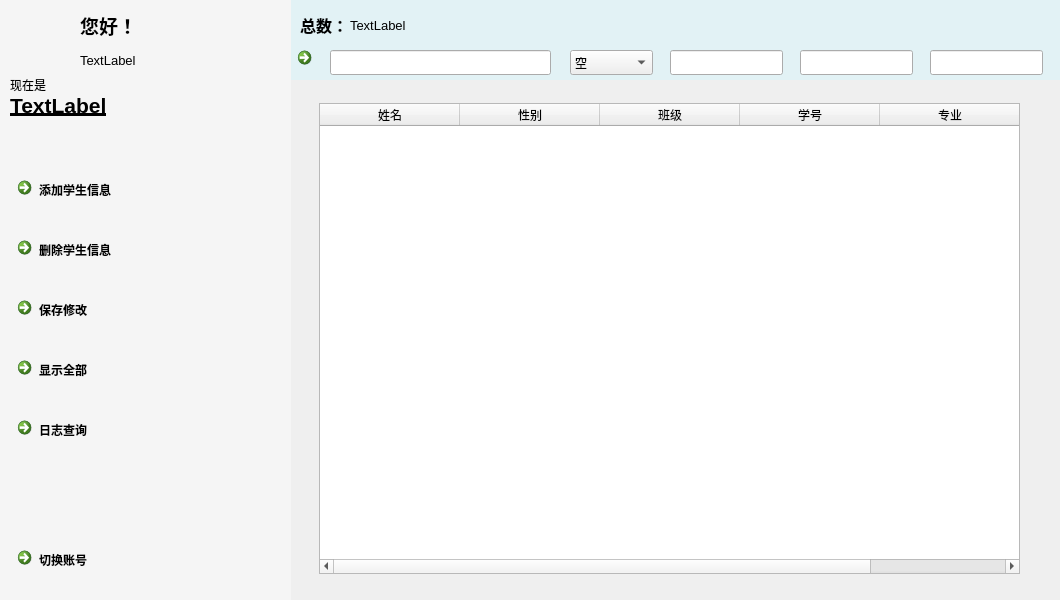
<?xml version="1.0" encoding="UTF-8"?>
<ui version="4.0">
 <class>mainmenu</class>
 <widget class="QWidget" name="mainmenu">
  <property name="geometry">
   <rect>
    <x>0</x>
    <y>0</y>
    <width>1060</width>
    <height>600</height>
   </rect>
  </property>
  <property name="minimumSize">
   <size>
    <width>1060</width>
    <height>600</height>
   </size>
  </property>
  <property name="maximumSize">
   <size>
    <width>1060</width>
    <height>600</height>
   </size>
  </property>
  <property name="windowTitle">
   <string>新艾利都教育局学生证管理系统</string>
  </property>
  <property name="windowIcon">
   <iconset resource="pic.qrc">
    <normaloff>:/app_icon.ico</normaloff>:/app_icon.ico</iconset>
  </property>
  <property name="styleSheet">
   <string notr="true"/>
  </property>
  <widget class="QCommandLinkButton" name="bt_add">
   <property name="geometry">
    <rect>
     <x>10</x>
     <y>170</y>
     <width>231</width>
     <height>51</height>
    </rect>
   </property>
   <property name="styleSheet">
    <string notr="true"/>
   </property>
   <property name="text">
    <string>添加学生信息</string>
   </property>
   <property name="icon">
    <iconset theme="QIcon::ThemeIcon::FolderNew"/>
   </property>
  </widget>
  <widget class="QCommandLinkButton" name="bt_del">
   <property name="geometry">
    <rect>
     <x>10</x>
     <y>230</y>
     <width>231</width>
     <height>51</height>
    </rect>
   </property>
   <property name="styleSheet">
    <string notr="true"/>
   </property>
   <property name="text">
    <string>删除学生信息</string>
   </property>
   <property name="icon">
    <iconset theme="QIcon::ThemeIcon::EditDelete"/>
   </property>
  </widget>
  <widget class="QLineEdit" name="le_name">
   <property name="geometry">
    <rect>
     <x>330</x>
     <y>50</y>
     <width>221</width>
     <height>25</height>
    </rect>
   </property>
  </widget>
  <widget class="QComboBox" name="sw_fmale">
   <property name="geometry">
    <rect>
     <x>570</x>
     <y>50</y>
     <width>83</width>
     <height>25</height>
    </rect>
   </property>
   <item>
    <property name="text">
     <string>空</string>
    </property>
   </item>
   <item>
    <property name="text">
     <string>男</string>
    </property>
   </item>
   <item>
    <property name="text">
     <string>女</string>
    </property>
   </item>
  </widget>
  <widget class="QLineEdit" name="le_class">
   <property name="geometry">
    <rect>
     <x>670</x>
     <y>50</y>
     <width>113</width>
     <height>25</height>
    </rect>
   </property>
  </widget>
  <widget class="QLineEdit" name="le_num">
   <property name="geometry">
    <rect>
     <x>800</x>
     <y>50</y>
     <width>113</width>
     <height>25</height>
    </rect>
   </property>
  </widget>
  <widget class="QLineEdit" name="le_pro">
   <property name="geometry">
    <rect>
     <x>930</x>
     <y>50</y>
     <width>113</width>
     <height>25</height>
    </rect>
   </property>
  </widget>
  <widget class="QCommandLinkButton" name="bt_src">
   <property name="geometry">
    <rect>
     <x>290</x>
     <y>40</y>
     <width>31</width>
     <height>41</height>
    </rect>
   </property>
   <property name="text">
    <string/>
   </property>
   <property name="icon">
    <iconset theme="QIcon::ThemeIcon::EditFind"/>
   </property>
  </widget>
  <widget class="QTableWidget" name="tableWidget">
   <property name="geometry">
    <rect>
     <x>319</x>
     <y>103</y>
     <width>701</width>
     <height>471</height>
    </rect>
   </property>
   <attribute name="horizontalHeaderDefaultSectionSize">
    <number>140</number>
   </attribute>
   <column>
    <property name="text">
     <string>姓名</string>
    </property>
   </column>
   <column>
    <property name="text">
     <string>性别</string>
    </property>
   </column>
   <column>
    <property name="text">
     <string>班级</string>
    </property>
   </column>
   <column>
    <property name="text">
     <string>学号</string>
    </property>
   </column>
   <column>
    <property name="text">
     <string>专业</string>
    </property>
   </column>
  </widget>
  <widget class="QCommandLinkButton" name="bt_save">
   <property name="geometry">
    <rect>
     <x>10</x>
     <y>290</y>
     <width>231</width>
     <height>51</height>
    </rect>
   </property>
   <property name="styleSheet">
    <string notr="true"/>
   </property>
   <property name="text">
    <string>保存修改</string>
   </property>
   <property name="icon">
    <iconset theme="document-save"/>
   </property>
  </widget>
  <widget class="QCommandLinkButton" name="bt_switch">
   <property name="geometry">
    <rect>
     <x>10</x>
     <y>540</y>
     <width>231</width>
     <height>51</height>
    </rect>
   </property>
   <property name="styleSheet">
    <string notr="true"/>
   </property>
   <property name="text">
    <string>切换账号</string>
   </property>
   <property name="icon">
    <iconset theme="QIcon::ThemeIcon::UserAvailable"/>
   </property>
  </widget>
  <widget class="QLabel" name="title_image">
   <property name="geometry">
    <rect>
     <x>10</x>
     <y>10</y>
     <width>61</width>
     <height>61</height>
    </rect>
   </property>
   <property name="styleSheet">
    <string notr="true">border-image: url(:/app_icon.ico);</string>
   </property>
   <property name="text">
    <string/>
   </property>
  </widget>
  <widget class="QLabel" name="welcome">
   <property name="geometry">
    <rect>
     <x>80</x>
     <y>10</y>
     <width>71</width>
     <height>31</height>
    </rect>
   </property>
   <property name="text">
    <string>&lt;html&gt;&lt;head/&gt;&lt;body&gt;&lt;p&gt;&lt;span style=&quot; font-size:14pt; font-weight:700;&quot;&gt;您好！&lt;/span&gt;&lt;/p&gt;&lt;/body&gt;&lt;/html&gt;</string>
   </property>
  </widget>
  <widget class="QLabel" name="user_name">
   <property name="geometry">
    <rect>
     <x>80</x>
     <y>40</y>
     <width>121</width>
     <height>41</height>
    </rect>
   </property>
   <property name="text">
    <string>&lt;html&gt;&lt;head/&gt;&lt;body&gt;&lt;p&gt;&lt;span style=&quot; font-size:10pt;&quot;&gt;TextLabel&lt;/span&gt;&lt;/p&gt;&lt;/body&gt;&lt;/html&gt;</string>
   </property>
  </widget>
  <widget class="QCommandLinkButton" name="bt_showall">
   <property name="geometry">
    <rect>
     <x>10</x>
     <y>350</y>
     <width>231</width>
     <height>51</height>
    </rect>
   </property>
   <property name="toolTipDuration">
    <number>-6</number>
   </property>
   <property name="styleSheet">
    <string notr="true"/>
   </property>
   <property name="text">
    <string>显示全部</string>
   </property>
   <property name="icon">
    <iconset theme="QIcon::ThemeIcon::FormatJustifyLeft"/>
   </property>
  </widget>
  <widget class="QLabel" name="time">
   <property name="geometry">
    <rect>
     <x>10</x>
     <y>80</y>
     <width>261</width>
     <height>51</height>
    </rect>
   </property>
   <property name="text">
    <string>&lt;html&gt;&lt;head/&gt;&lt;body&gt;&lt;p&gt;&lt;span style=&quot; font-size:16pt; font-weight:700; text-decoration: underline;&quot;&gt;TextLabel&lt;/span&gt;&lt;/p&gt;&lt;/body&gt;&lt;/html&gt;</string>
   </property>
  </widget>
  <widget class="QLabel" name="label">
   <property name="geometry">
    <rect>
     <x>10</x>
     <y>75</y>
     <width>69</width>
     <height>19</height>
    </rect>
   </property>
   <property name="text">
    <string>现在是</string>
   </property>
  </widget>
  <widget class="QLabel" name="label_2">
   <property name="geometry">
    <rect>
     <x>300</x>
     <y>10</y>
     <width>91</width>
     <height>31</height>
    </rect>
   </property>
   <property name="text">
    <string>&lt;html&gt;&lt;head/&gt;&lt;body&gt;&lt;p&gt;&lt;span style=&quot; font-size:12pt; font-weight:700;&quot;&gt;总数：&lt;/span&gt;&lt;/p&gt;&lt;/body&gt;&lt;/html&gt;</string>
   </property>
  </widget>
  <widget class="QLabel" name="count">
   <property name="geometry">
    <rect>
     <x>350</x>
     <y>10</y>
     <width>91</width>
     <height>31</height>
    </rect>
   </property>
   <property name="text">
    <string>&lt;html&gt;&lt;head/&gt;&lt;body&gt;&lt;p&gt;&lt;span style=&quot; font-size:10pt;&quot;&gt;TextLabel&lt;/span&gt;&lt;/p&gt;&lt;/body&gt;&lt;/html&gt;</string>
   </property>
  </widget>
  <widget class="QWidget" name="widget" native="true">
   <property name="geometry">
    <rect>
     <x>-1</x>
     <y>-1</y>
     <width>1061</width>
     <height>611</height>
    </rect>
   </property>
   <property name="styleSheet">
    <string notr="true">border-image: url(:/bg.jpg);</string>
   </property>
  </widget>
  <widget class="QWidget" name="widget_2" native="true">
   <property name="geometry">
    <rect>
     <x>0</x>
     <y>0</y>
     <width>291</width>
     <height>601</height>
    </rect>
   </property>
   <property name="styleSheet">
    <string notr="true">background-color: rgba(255, 255, 255, 100);</string>
   </property>
  </widget>
  <widget class="QWidget" name="widget_3" native="true">
   <property name="geometry">
    <rect>
     <x>291</x>
     <y>-1</y>
     <width>778</width>
     <height>81</height>
    </rect>
   </property>
   <property name="styleSheet">
    <string notr="true">background-color: rgba(222, 220, 219, 100); background-color: rgba(206, 247, 255, 100);</string>
   </property>
  </widget>
  <widget class="QCommandLinkButton" name="bt_logsrc">
   <property name="geometry">
    <rect>
     <x>10</x>
     <y>410</y>
     <width>231</width>
     <height>51</height>
    </rect>
   </property>
   <property name="text">
    <string>日志查询</string>
   </property>
   <property name="icon">
    <iconset theme="QIcon::ThemeIcon::EditPaste"/>
   </property>
  </widget>
  <zorder>widget</zorder>
  <zorder>tableWidget</zorder>
  <zorder>widget_2</zorder>
  <zorder>bt_add</zorder>
  <zorder>bt_del</zorder>
  <zorder>bt_save</zorder>
  <zorder>bt_showall</zorder>
  <zorder>bt_switch</zorder>
  <zorder>label</zorder>
  <zorder>time</zorder>
  <zorder>title_image</zorder>
  <zorder>welcome</zorder>
  <zorder>user_name</zorder>
  <zorder>widget_3</zorder>
  <zorder>count</zorder>
  <zorder>label_2</zorder>
  <zorder>le_class</zorder>
  <zorder>le_name</zorder>
  <zorder>le_num</zorder>
  <zorder>le_pro</zorder>
  <zorder>sw_fmale</zorder>
  <zorder>bt_src</zorder>
  <zorder>bt_logsrc</zorder>
 </widget>
 <resources>
  <include location="pic.qrc"/>
 </resources>
 <connections/>
</ui>
